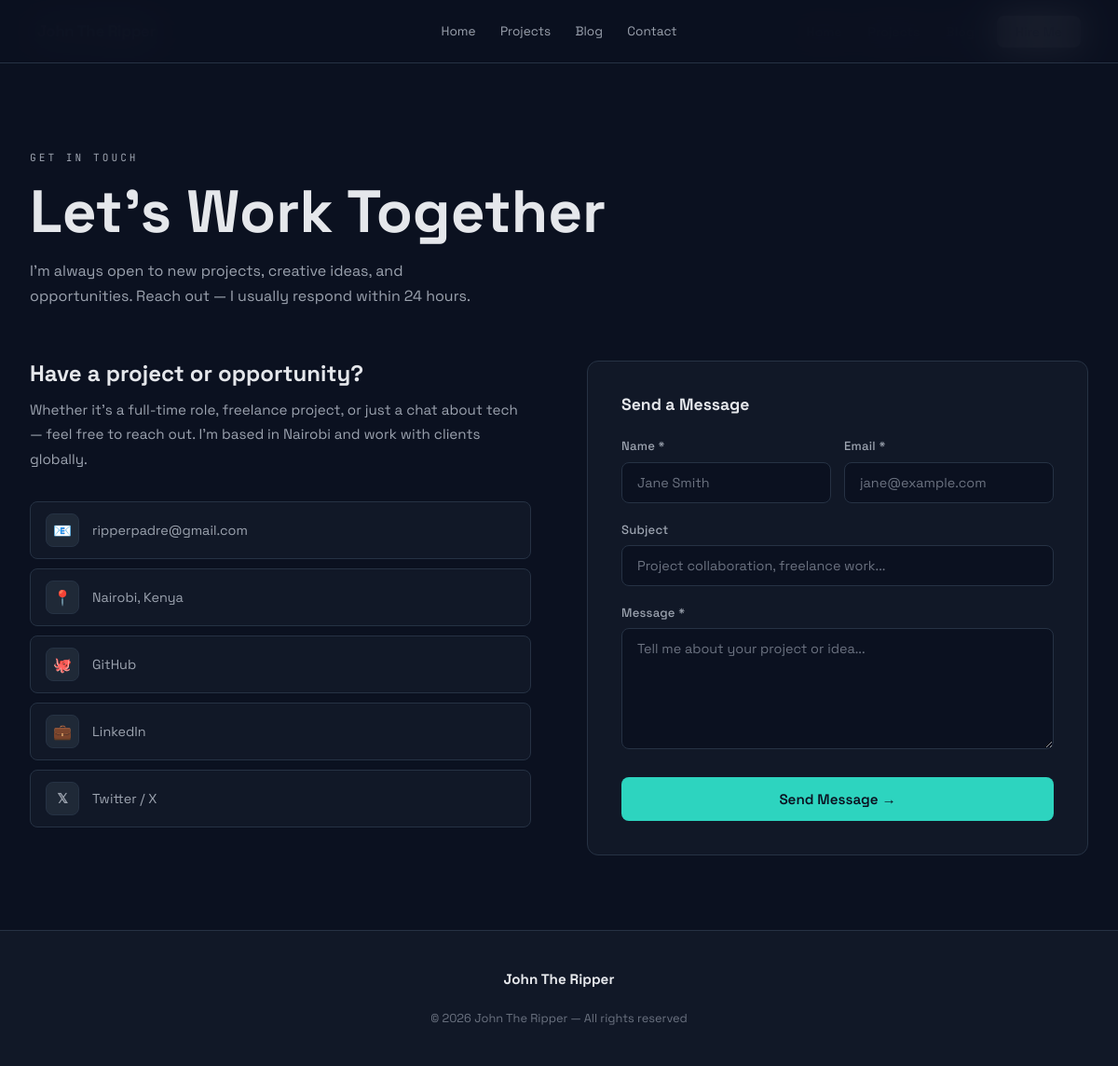
Page /contact/ on the committed database.
### core/models.py (models this page shows, shortened)
class Profile(models.Model):
    name = models.CharField(max_length=100, default="Your Name")
    tagline = models.CharField(max_length=200, default="Full Stack Developer | Data Scientist")
    bio = models.TextField(default="")
    avatar = models.ImageField(upload_to='profile/', blank=True, null=True)
    resume = models.FileField(upload_to='resume/', blank=True, null=True)
    github = models.URLField(blank=True)
    linkedin = models.URLField(blank=True)
    twitter = models.URLField(blank=True)
    email = models.EmailField(blank=True)
    location = models.CharField(max_length=100, blank=True, default="Nairobi, Kenya")
    years_experience = models.IntegerField(default=0)
    projects_count = models.IntegerField(default=0)
    clients_count = models.IntegerField(default=0)
    class Meta:
        verbose_name = "Profile"

### core/views.py (the view, shortened to what this page needs)
# urls.py: path('contact/', views.contact, name='contact'),
def contact(request):
    return render(request, 'core/contact.html', {'profile': get_profile()})

### core/context_processors.py (called while the page is built)
def site_profile(request):
    profile = Profile.objects.first()
    return {'site_profile': profile}

### core/views.py (called while the page is built)
def get_profile():
    return Profile.objects.first()

### core/templates/core/contact.html (shortened to what this page needs)
{% extends 'core/base.html' %}
{% block content %}
<section class="contact-section">
  <div class="container">
    <div class="contact-header reveal">
      <p class="section-label">Get In Touch</p>
      <h1>Let's Work Together</h1>
      <p>I'm always open to new projects, creative ideas, and opportunities. Reach out — I usually respond within 24 hours.</p>
    </div>
    <div class="contact-grid">
      <div class="contact-info reveal">
        <h2>Have a project or opportunity?</h2>
        <p>Whether it's a full-time role, freelance project, or just a chat about tech — feel free to reach out. I'm based in Nairobi and work with clients globally.</p>
        <div class="contact-links">
          {% if profile.email %}
          <a href="mailto:{{ profile.email }}" class="contact-link">
            <span class="contact-link-icon">📧</span>
            <span class="contact-link-text">{{ profile.email }}</span>
          </a>
          {% endif %}
          {% if profile.location %}
          <div class="contact-link" style="cursor:default">
            <span class="contact-link-icon">📍</span>
            <span class="contact-link-text">{{ profile.location }}</span>
          </div>
          {% endif %}
          {% if profile.github %}
          <a href="{{ profile.github }}" class="contact-link" target="_blank" rel="noopener">
            <span class="contact-link-icon">🐙</span>
            <span class="contact-link-text">GitHub</span>
          </a>
          {% endif %}
          {% if profile.linkedin %}
          <a href="{{ profile.linkedin }}" class="contact-link" target="_blank" rel="noopener">
            <span class="contact-link-icon">💼</span>
            <span class="contact-link-text">LinkedIn</span>
          </a>
          {% endif %}
          {% if profile.twitter %}
          <a href="{{ profile.twitter }}" class="contact-link" target="_blank" rel="noopener">
            <span class="contact-link-icon" style="font-family:serif;font-weight:700;font-size:0.9rem">𝕏</span>
            <span class="contact-link-text">Twitter / X</span>
          </a>
          {% endif %}
        </div>
      </div>
      <div class="reveal">
        <div class="contact-form-card">
          <h3>Send a Message</h3>
          <form method="POST" action="/contact/">
            <div class="form-row">
              <div class="form-group">
                <label class="form-label" for="name">Name *</label>
                <input type="text" id="name" name="name" class="form-input" placeholder="Jane Smith" required autocomplete="name">
              </div>
              <div class="form-group">
                <label class="form-label" for="email">Email *</label>
                <input type="email" id="email" name="email" class="form-input" placeholder="jane@example.com" required autocomplete="email">
              </div>
            </div>
            <div class="form-group">
              <label class="form-label" for="subject">Subject</label>
              <input type="text" id="subject" name="subject" class="form-input" placeholder="Project collaboration, freelance work...">
            </div>
            <div class="form-group">
              <label class="form-label" for="message">Message *</label>
              <textarea id="message" name="message" class="form-input" placeholder="Tell me about your project or idea..." required></textarea>
            </div>
            <button type="submit" class="btn btn-primary form-submit">Send Message →</button>
          </form>
        </div>
      </div>
    </div>
  </div>
</section>
{% endblock %}

### core/templates/core/base.html (shortened to what this page needs)
<!DOCTYPE html>
<html lang="en">
<head>
  {% load static %}
</head>
<body>
  <nav id="mainNav">
    <a href="/" class="nav-logo">{{ site_profile.name|default:"Alex Kimani" }}</a>
    <div class="nav-right">
      <ul class="nav-links" id="navLinks">
        <li><a href="/" {% if request.resolver_match.url_name == 'home' %}class="active"{% endif %}>Home</a></li>
        <li><a href="/projects/" {% if request.resolver_match.url_name == 'projects' or request.resolver_match.url_name == 'project_detail' %}class="active"{% endif %}>Projects</a></li>
        <li><a href="/blog/" {% if request.resolver_match.url_name == 'blog' or request.resolver_match.url_name == 'blog_detail' %}class="active"{% endif %}>Blog</a></li>
        <li><a href="/contact/" class="nav-cta" {% if request.resolver_match.url_name == 'contact' %}style="background:#fff!important"{% endif %}>Hire Me</a></li>
      </ul>
    </div>
  </nav>
  <main>{% block content %}{% endblock %}</main>
  <footer>
    <div class="container">
      <div class="footer-inner">
        <a href="/" class="nav-logo" style="font-size:0.95rem;font-family:var(--font-display);letter-spacing:0">{{ site_profile.name|default:"Alex Kimani" }}</a>
        <nav class="footer-links" aria-label="Footer navigation">
          <a href="/">Home</a>
          <a href="/projects/">Projects</a>
          <a href="/blog/">Blog</a>
          <a href="/contact/">Contact</a>
        </nav>
        <p>© {% now "Y" %} {{ site_profile.name|default:"Alex Kimani" }} — All rights reserved</p>
      </div>
    </div>
  </footer>
</body>
</html>

### core/templates/core/base.html (style rules this page uses)
*, *::before, *::after { box-sizing: border-box; margin: 0; padding: 0; }
:root { --bg: #0B1120; --surface: #111827; --surface2: #1F2937; --border: #263244; --accent: #2DD4BF; --accent2: #3B82F6; --accent3: #14B8A6; --text: #E5E7EB; --text-muted: #9CA3AF; --text-dim: #6B7280; --font-display: 'Space Grotesk', sans-serif; --font-mono: 'JetBrains Mono', monospace; --radius: 12px; --radius-sm: 8px; --transition: 0.25s cubic-bezier(0.4,0,0.2,1); --nav-h: 68px; }
html { scroll-behavior: smooth; }
body { font-family: var(--font-display); background: var(--bg); color: var(--text); line-height: 1.6; overflow-x: hidden; }
nav { position: fixed; top: 0; left: 0; right: 0; z-index: 1000; display: flex; align-items: center; justify-content: space-between; padding: 0 clamp(1rem, 4vw, 2.5rem); height: var(--nav-h); background: rgba(11, 17, 32, 0.92); backdrop-filter: blur(20px); -webkit-backdrop-filter: blur(20px); border-bottom: 1px solid var(--border); transition: box-shadow var(--transition); }
.nav-logo { font-family: var(--font-display); font-size: 1.05rem; font-weight: 700; color: var(--text); text-decoration: none; letter-spacing: -0.3px; flex-shrink: 0; }
.nav-right { display: flex; align-items: center; gap: 0.5rem; }
.nav-links { display: flex; gap: 0.25rem; list-style: none; align-items: center; }
.nav-links a { color: var(--text-muted); text-decoration: none; font-size: 0.875rem; font-weight: 500; padding: 0.5rem 0.75rem; border-radius: var(--radius-sm); transition: all var(--transition); position: relative; white-space: nowrap; }
.nav-cta { padding: 0.5rem 1.25rem !important; background: var(--accent) !important; color: var(--bg) !important; border-radius: var(--radius-sm) !important; font-weight: 600 !important; margin-left: 0.5rem; }
main { padding-top: var(--nav-h); }
section { padding: clamp(3rem, 8vw, 5rem) 0; }
.container { max-width: 1200px; margin: 0 auto; padding: 0 clamp(1rem, 4vw, 2rem); }
.section-label { font-family: var(--font-mono); font-size: 0.7rem; color: var(--accent); text-transform: uppercase; letter-spacing: 3px; margin-bottom: 0.75rem; }
h1, h2, h3 { font-weight: 700; line-height: 1.15; }
h1 { font-size: clamp(2.2rem, 5.5vw, 4rem); }
h2 { font-size: clamp(1.6rem, 3.5vw, 2.5rem); }
h3 { font-size: clamp(1rem, 2vw, 1.2rem); }
.btn { display: inline-flex; align-items: center; justify-content: center; gap: 0.4rem; padding: 0.7rem 1.5rem; border-radius: var(--radius-sm); font-weight: 600; font-size: 0.875rem; text-decoration: none; cursor: pointer; transition: all var(--transition); border: none; font-family: var(--font-display); white-space: nowrap; }
.btn-primary { background: var(--accent); color: var(--bg); }
footer { background: var(--surface); border-top: 1px solid var(--border); padding: clamp(1.5rem, 4vw, 2.5rem) 0; }
.footer-inner { display: flex; flex-direction: column; align-items: center; gap: 1.25rem; text-align: center; }
.footer-links { display: flex; gap: 0.25rem; justify-content: center; flex-wrap: wrap; }
.footer-links a { color: var(--text-muted); text-decoration: none; font-size: 0.85rem; padding: 0.35rem 0.7rem; border-radius: var(--radius-sm); transition: color var(--transition); }
footer p { color: var(--text-dim); font-size: 0.8rem; }
.reveal { opacity: 0; transform: translateY(24px); transition: opacity 0.6s ease, transform 0.6s ease; }
.reveal.visible { opacity: 1; transform: translateY(0); }

### rows in the picture
Profile: email "ripperpadre@gmail.com", location "Nairobi, Kenya", name "John The Ripper"
